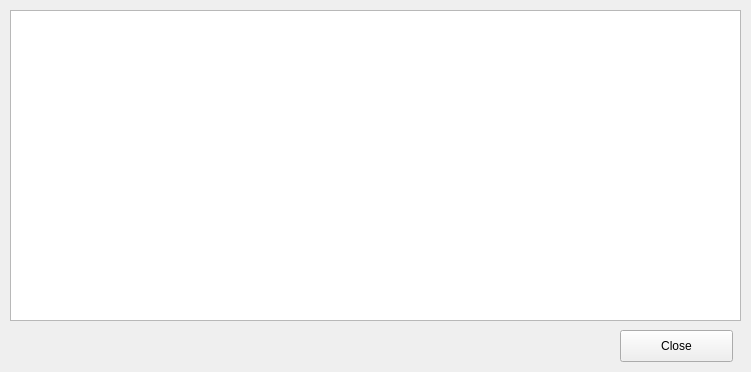
<?xml version="1.0" encoding="UTF-8"?>
<ui version="4.0">
 <class>FormHedDump</class>
 <widget class="QWidget" name="FormHedDump">
  <property name="geometry">
   <rect>
    <x>0</x>
    <y>0</y>
    <width>751</width>
    <height>372</height>
   </rect>
  </property>
  <property name="windowTitle">
   <string>Form</string>
  </property>
  <widget class="QPushButton" name="pushButtonClose">
   <property name="geometry">
    <rect>
     <x>620</x>
     <y>330</y>
     <width>113</width>
     <height>32</height>
    </rect>
   </property>
   <property name="text">
    <string>Close</string>
   </property>
  </widget>
  <widget class="QTextEdit" name="textEdit">
   <property name="geometry">
    <rect>
     <x>10</x>
     <y>10</y>
     <width>731</width>
     <height>311</height>
    </rect>
   </property>
   <property name="font">
    <font>
     <family>Courier</family>
     <pointsize>14</pointsize>
    </font>
   </property>
   <property name="readOnly">
    <bool>true</bool>
   </property>
  </widget>
 </widget>
 <resources/>
 <connections/>
</ui>
